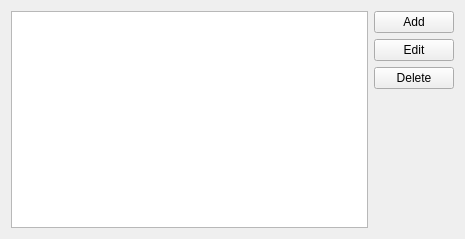
<ui version="4.0" >
 <class>SettingsProxyForm</class>
 <widget class="QWidget" name="SettingsProxyForm" >
  <property name="geometry" >
   <rect>
    <x>0</x>
    <y>0</y>
    <width>465</width>
    <height>239</height>
   </rect>
  </property>
  <layout class="QGridLayout" >
   <item rowspan="4" row="0" column="0" >
    <widget class="QListWidget" name="listProxys" />
   </item>
   <item row="0" column="1" >
    <widget class="QPushButton" name="pushAdd" >
     <property name="text" >
      <string>Add</string>
     </property>
     <property name="icon" >
      <iconset>../../</iconset>
     </property>
    </widget>
   </item>
   <item row="1" column="1" >
    <widget class="QPushButton" name="pushEdit" >
     <property name="text" >
      <string>Edit</string>
     </property>
     <property name="icon" >
      <iconset>../../</iconset>
     </property>
    </widget>
   </item>
   <item row="2" column="1" >
    <widget class="QPushButton" name="pushDelete" >
     <property name="text" >
      <string>Delete</string>
     </property>
     <property name="icon" >
      <iconset>../../</iconset>
     </property>
    </widget>
   </item>
   <item row="3" column="1" >
    <spacer>
     <property name="orientation" >
      <enum>Qt::Vertical</enum>
     </property>
     <property name="sizeHint" >
      <size>
       <width>20</width>
       <height>40</height>
      </size>
     </property>
    </spacer>
   </item>
  </layout>
 </widget>
 <resources/>
 <connections/>
</ui>
